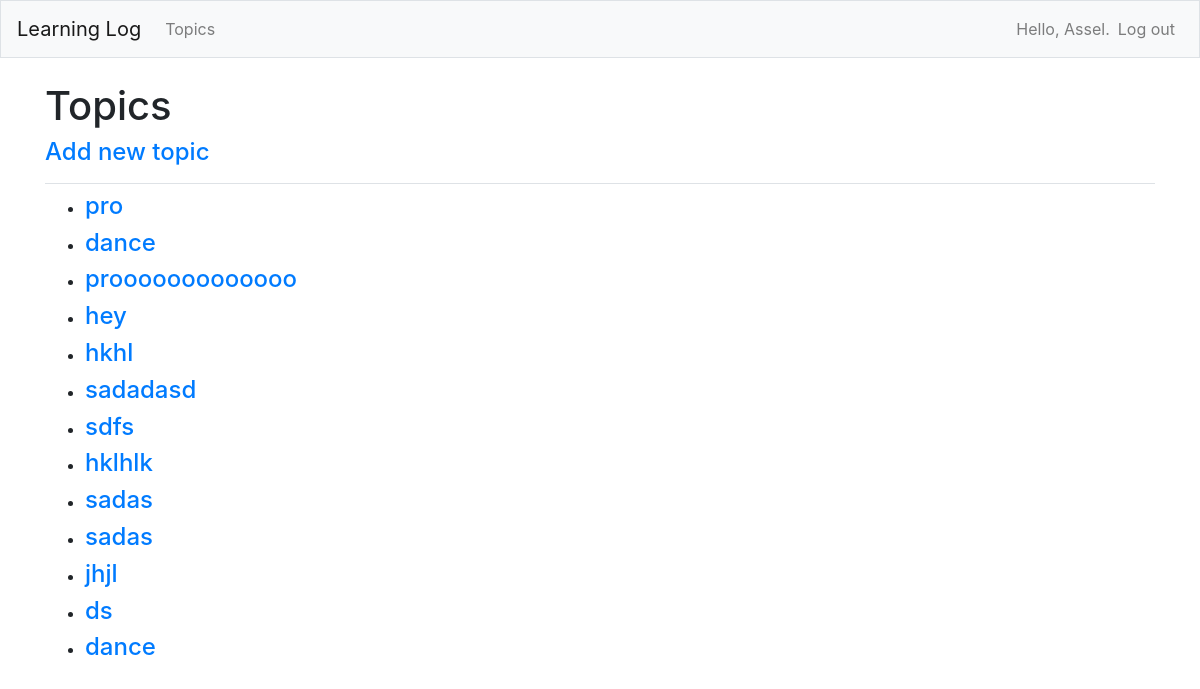
Page /topics/ (signed in) on the earlier database version.
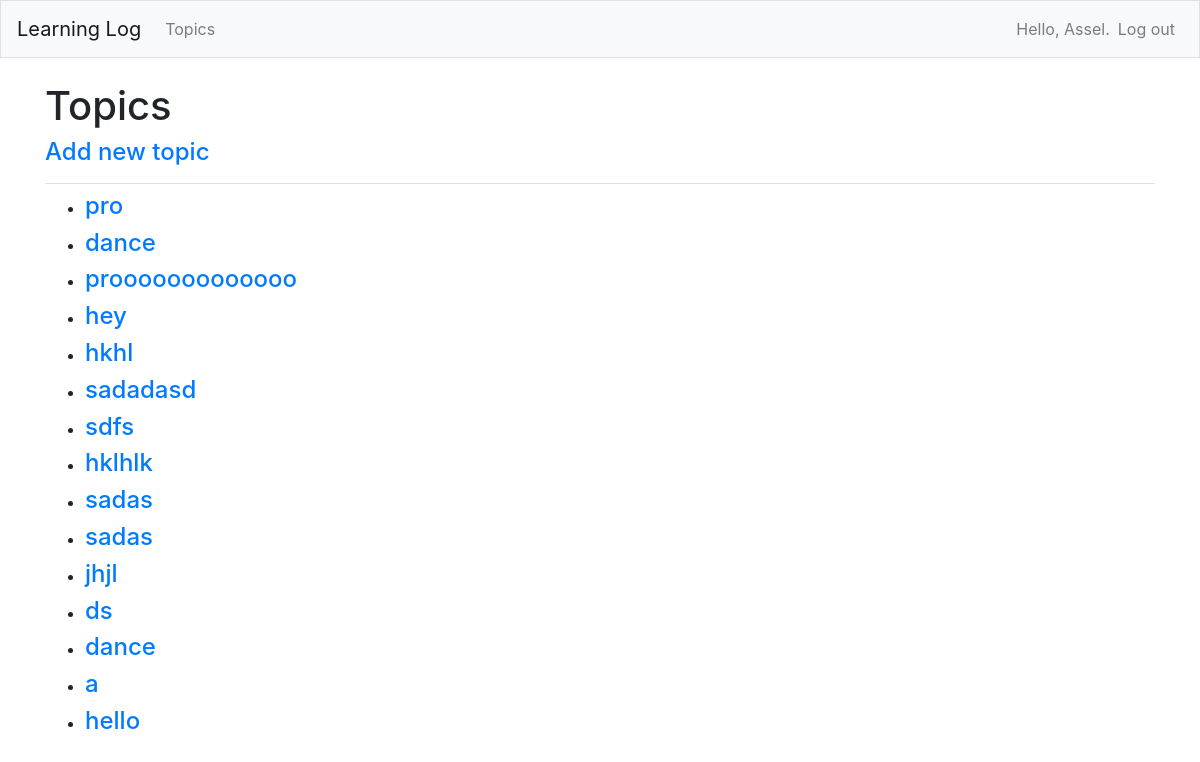
Same page on the later database version.
### api/models.py (models this page shows)
class Topic(models.Model):
    text = models.CharField(max_length=200)
    date_added = models.DateTimeField(auto_now_add=True)
    owner = models.ForeignKey(User, on_delete=models.CASCADE)
    def __str__(self):
        return self.text

### api/views.py (the view)
# urls.py: path('topics/', views.topics, name='topics'),
@login_required(login_url='/users/login/')
def topics(request):
    topics = Topic.objects.filter(owner=request.user).order_by('date_added')
    context = {'topics': topics}
    return render(request, 'api/topics.html', context)

### api/templates/api/topics.html
{% extends "api/base.html" %}
{% load bootstrap4 %}
{% block page_header %}
    <h1>Topics</h1>
    <h4><a href="{% url 'api:new_topic' %}">Add new topic</a></h4>
{% endblock page_header %}
{% block content %}
    <ul>
        {% for topic in topics %}
        <li>
            <h4>
                <a href="{% url 'api:topic' topic.id %}">{{ topic }}</a>
            </h4>
        </li>
        {% empty %}
        <li><h4>No topics have been added yet.</h4></li>
        {% endfor %}
    </ul>
{% endblock content %}

Differences in the rows shown:
added Topic: text "a"
added Topic: text "hello"
